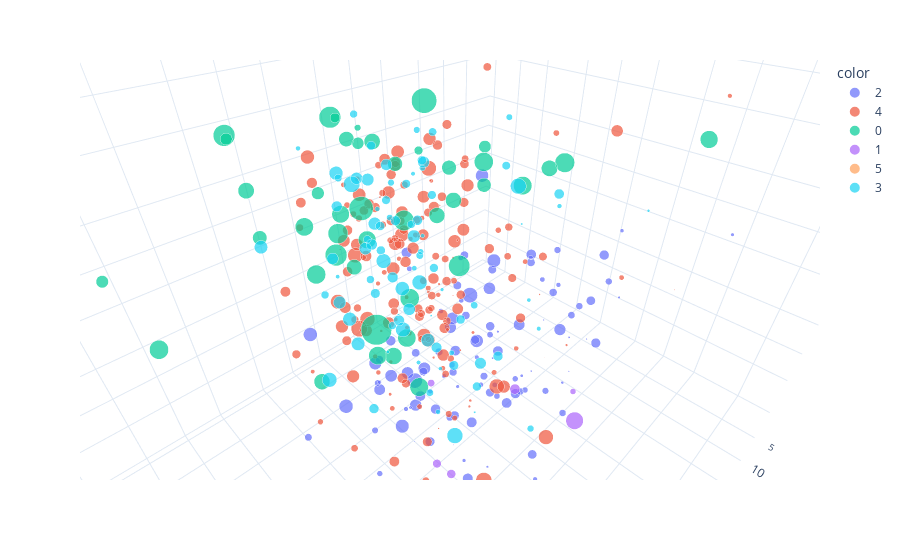

This figure's notebook cell:
### Code cell
import plotly.express as px
fig = px.scatter_3d(pred_df, x= pred_df.Delicassen, y=pred_df.Milk, z=pred_df.Frozen, color=pred_df['cluster'].astype(str), size="Fresh", size_max=30 
                    , log_x=True, log_y=True, log_z=True, template = 'plotly_white')
fig.show()
